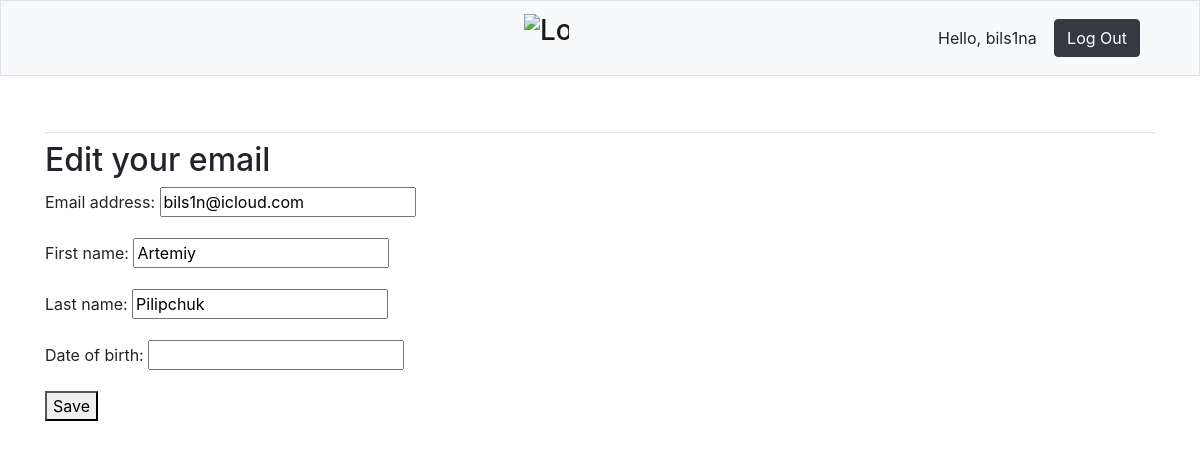
Page /users/profile/2/edit_profile (signed in) on the earlier database version.
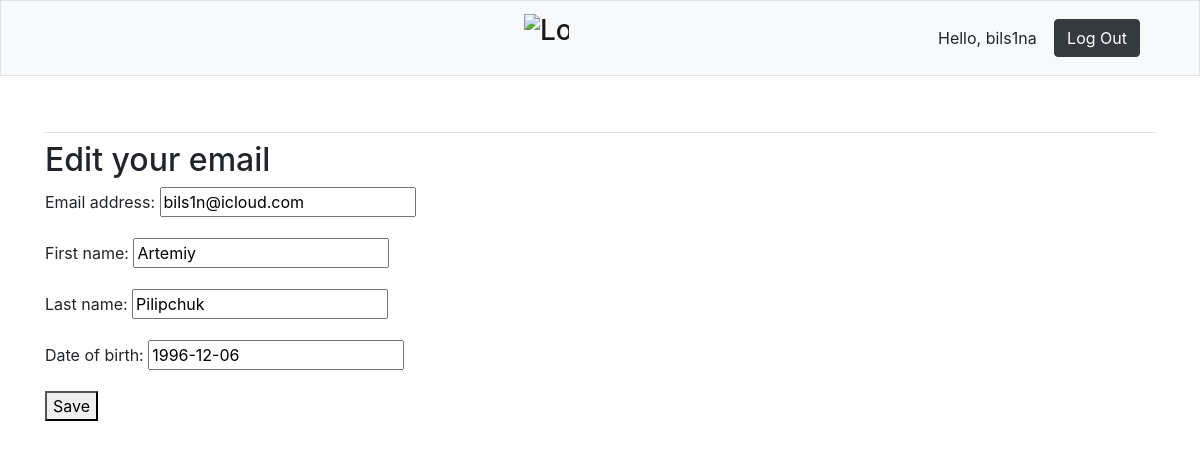
Same page on the later database version.
### users/models.py (models this page shows, shortened)
class BlogUser(AbstractUser):
    date_of_birth = models.DateField(null=True, blank=True)
    class Meta:
        verbose_name_plural = "Blog Users"

### users/views.py (the view)
# urls.py: path('profile/<int:user_id>/edit_profile', views.edit_profile, name='edit_profile'),
@login_required
def edit_profile(request, user_id):
    user = get_object_or_404(BlogUser, id=user_id)
    if user_id == request.user.id:
        if request.method == "POST":
            form = EditProfileForm(request.POST, instance=user)
            if form.is_valid():
                form.save()
                return redirect("users:profile", user_id)
        else:
            form = EditProfileForm(instance=user)
        return render(request, "registration/edit_profile.html", {"form": form})
    else:
        raise Http404

### users/forms.py (shortened to what this page needs)
class EditProfileForm(forms.ModelForm):
    class Meta:
        model = BlogUser
        fields = ["email", "first_name", "last_name", "date_of_birth"]

### users/templates/registration/edit_profile.html (shortened to what this page needs)
{% extends 'blog/base.html' %}
{% block content %}
    <h2>Edit your email</h2>
    <form method="post">
        {{ form.as_p }}
        <button type="submit">Save</button>
    </form>
{% endblock %}

### blog/templates/blog/base.html (shortened to what this page needs)
{% load bootstrap4 %}
<!doctype html>
<html data-bs-theme="light" lang="en">
  <head>
    {% bootstrap_css %}
  </head>
  <body>
    <nav class="navbar navbar-expand-lg navbar-light bg-light mb-5 border">
          <div class="container">
            <div class="col-6 text-right">
              <a class="navbar-brand" href="{% url 'blog:index' %}">
               <h3>
                 <img src="https://svgsilh.com/svg/2001981.svg"
                     alt="Logo" width="45" height="40" class="d-inline-block align-text-top">
               </h3>
              </a>
            </div>
            <div class="col-5 text-center">
              <div class="collapse navbar-collapse" id="navbarCollapse">
                <div class="d-grid gap-2 d-md-block ml-auto">
                  {% if not user.is_authenticated %}
                      <a class="btn" type="button" href="{% url 'users:login' %}">
                        Log In
                      </a>
                      <a class="btn btn-dark" type="button" href="{% url 'users:register' %}">
                        Sign-in
                      </a>
                  {% else %}
                      <a class="btn" type="button" href="{% url 'users:profile' user.id %}">
                        Hello, {{ user.username }}
                      </a>
                      <a class="btn btn-dark" type="button" href="{% url 'users:logout' %}">
                        Log Out
                      </a>
                  {% endif %}
                </div>
              </div>
            </div>
          </div>
    </nav>
    <main role="main" class="container">
      <div class="pb-2 mb-2 border-bottom">
      </div>
        {% block content %}{% endblock content %}
    </main>
  </body>
</html>

Differences in the rows shown:
changed BlogUser "bils1na": date_of_birth (not shown) → "1996-12-06"
